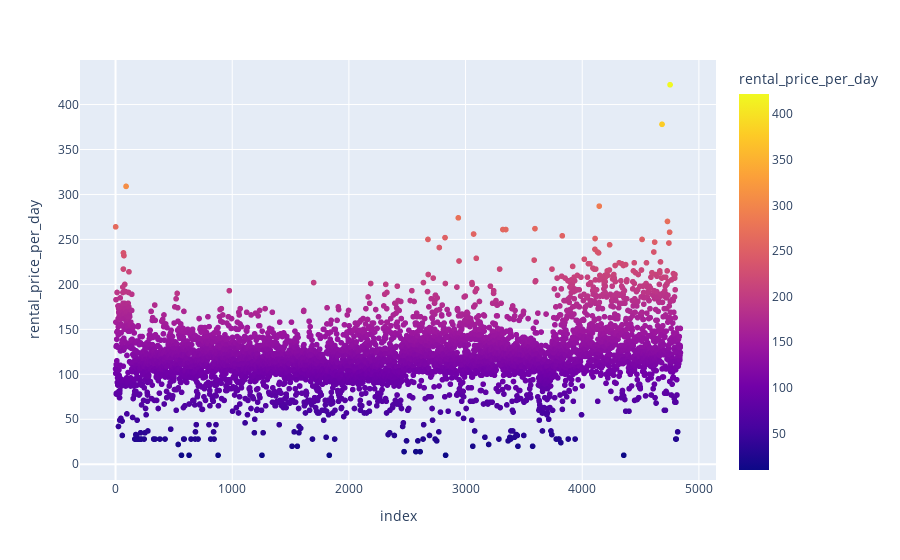

Notebook source saved alongside this figure:
### Code cell
import plotly.express as px
px.scatter(pricing_df, y='rental_price_per_day', color='rental_price_per_day')

### Figure 1 — Plotly figure (JSON) as saved in the notebook; plotly's stock layout.template omitted (floating-point values rounded to 4 significant figures; data arrays with more than 128 entries replaced by an {"elided": "..."} marker saying what was removed)
{"data": [{"hovertemplate": "index=%{x}<br>rental_price_per_day=%{marker.color}<extra></extra>", "legendgroup": "", "marker": {"color": {"elided": "4843 int values"}, "coloraxis": "coloraxis", "symbol": "circle"}, "mode": "markers", "name": "", "showlegend": false, "type": "scattergl", "x": {"elided": "4843 int values"}, "xaxis": "x", "y": {"elided": "4843 int values"}, "yaxis": "y"}], "layout": {"coloraxis": {"colorbar": {"title": {"text": "rental_price_per_day"}}, "colorscale": [[0, "#0d0887"], [0.1111, "#46039f"], [0.2222, "#7201a8"], [0.3333, "#9c179e"], [0.4444, "#bd3786"], [0.5556, "#d8576b"], [0.6667, "#ed7953"], [0.7778, "#fb9f3a"], [0.8889, "#fdca26"], [1, "#f0f921"]]}, "legend": {"tracegroupgap": 0}, "margin": {"t": 60}, "xaxis": {"anchor": "y", "domain": [0, 1], "title": {"text": "index"}}, "yaxis": {"anchor": "x", "domain": [0, 1], "title": {"text": "rental_price_per_day"}}}}
